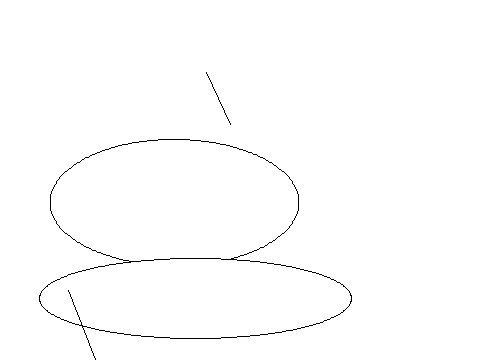

Source code (Python):
from PIL import Image, ImageDraw
image1 = Image.new('RGB', (480, 360), '#ffffff')
draw = ImageDraw.Draw(image1)
c=[231,384,318,204]
draw.ellipse(c,'#ffffff','#000000')
c=[75,281,305,137]
draw.ellipse(c,'#ffffff','#000000')
c=[53,309,259,141]
draw.ellipse(c,'#ffffff','#000000')
c=[478,118,11,191]
draw.ellipse(c,'#ffffff','#000000')
c=[80,252,235,152]
draw.ellipse(c,'#ffffff','#000000')
c=[78,266,331,255]
draw.ellipse(c,'#ffffff','#000000')
c=[50,139,299,265]
draw.ellipse(c,'#ffffff','#000000')
c=[371,219,352,355]
draw.ellipse(c,'#ffffff','#000000')
c=[45,324,340,111]
draw.ellipse(c,'#ffffff','#000000')
c=[373,309,186,54]
draw.ellipse(c,'#ffffff','#000000')
c=[132,401,128,50]
draw.ellipse(c,'#ffffff','#000000')
c=[353,100,15,168]
draw.ellipse(c,'#ffffff','#000000')
c=[257,222,247,144]
draw.ellipse(c,'#ffffff','#000000')
c=[39,258,351,338]
draw.ellipse(c,'#ffffff','#000000')
c=[476,295,120,305]
draw.ellipse(c,'#ffffff','#000000')
c=[85,183,61,55]
draw.ellipse(c,'#ffffff','#000000')
c=[206,130,259,31]
draw.ellipse(c,'#ffffff','#000000')
c=[228,154,247,23]
draw.ellipse(c,'#ffffff','#000000')
l=[102,377,68,290]
draw.line(l,'#000000')
l=[230,124,206,72]
draw.line(l,'#000000')
image1.save('Artist9.png')